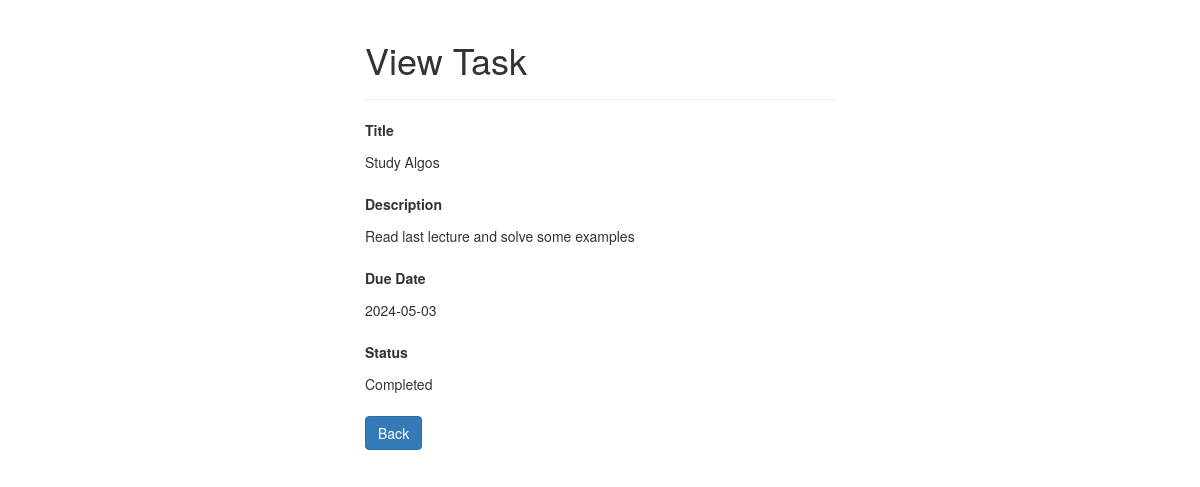
/view/read.php?Title=Study Algos, run on the app's committed database.
### tables this page shows
CREATE TABLE `tasks` (
  `Title` varchar(50) NOT NULL,
  `Description` varchar(150) NOT NULL,
  `Due_Date` date NOT NULL,
  `Status` enum('Pending','In-progress','Completed') NOT NULL
);

### Model/Database.php (called while the page is built)
<?php
class Database {
    private $server = "localhost";
    private $username = "root";
    private $password = "";
    private $dbname = "Lab3";
    public function connectToDB() {
        $link = mysqli_connect($this->server, $this->username, $this->password, $this->dbname);
        if ($link)
            return $link;
        else {
            die("ERROR: Could not connect. " . mysqli_connect_error());
        }
    }
}

### Controller/readController.php (called while the page is built)
<?php
if (isset($_GET["Title"]) && !empty(trim($_GET["Title"]))) {
    $Title = trim($_GET["Title"]);
    require_once '../Model/ReadClass.php';
    $reader = new ReadClass();
    if ($row = $reader->readOneRecord($Title)) {
        $Tile = $row["Title"];
        $Description = $row["Description"];
        $DueDate = $row["Due_Date"];
        $Status = $row["Status"];
    } else {
        echo "Something went wrong. Please try again later.";
    }
} else {
    header("location: error.php");
    exit();
}
?>

### Model/ReadClass.php (called while the page is built, shortened)
<?php
require_once 'Database.php';
class ReadClass {
    private $link;
    public function __construct() {
        $this->db = new Database();
        $this->link = $this->db->connectToDB();
    }
    public function readOneRecord($Title) {
        $sql = "SELECT * FROM tasks WHERE Title = ?";
        if ($stmt = mysqli_prepare($this->link, $sql)) {
            mysqli_stmt_bind_param($stmt, "s", $Title);
            if (mysqli_stmt_execute($stmt)) {
                $result = mysqli_stmt_get_result($stmt);
                if (mysqli_num_rows($result) == 1) {
                    $row = mysqli_fetch_array($result, MYSQLI_ASSOC);
                    return $row;
                } else {
                    return false;
                }
            } else {
                return false;
            }
        }
        }
}

### View/read.php (the view, shortened to what this page needs)
<!DOCTYPE html>
<?php
require_once '../Controller/readController.php';
?>
<html lang="en">
    <head>
        <link rel="stylesheet" href="https://maxcdn.bootstrapcdn.com/bootstrap/3.3.7/css/bootstrap.css">
    </head>
    <body>
        <div class="wrapper">
            <div class="container-fluid">
                <div class="row">
                    <div class="col-md-12">
                        <form action="../Controller/readController.php" method="post">
                            <div class="page-header">
                                <h1>View Task</h1>
                            </div>
                            <div class="form-group">
                                <label>Title</label>
                                <p class="form-control-static"><?php echo $row["Title"]; ?></p>
                            </div>
                            <div class="form-group">
                                <label>Description</label>
                                <p class="form-control-static"><?php echo $row["Description"]; ?></p>
                            </div>
                            <div class="form-group">
                                <label>Due Date</label>
                                <p class="form-control-static"><?php echo $row["Due_Date"]; ?></p>
                            </div>
                            <div class="form-group">
                                <label>Status</label>
                                <p class="form-control-static"><?php echo $row["Status"]; ?></p>
                            </div>
                            <p><a href="../index.php" class="btn btn-primary">Back</a></p>
                        </form>
                    </div>
                </div>
            </div>
        </div>
    </body>
</html>

### View/read.php (style rules this page uses)
.wrapper { width: 500px; margin: 0 auto; }

### data on the page
tasks: Title "Study Algos", Description "Read last lecture and solve some examples", Due_Date "2024-05-03", Status "Completed"
